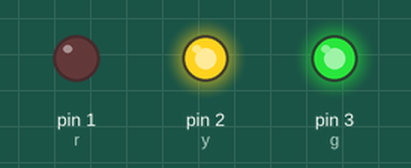
This sketch was run on a simulated Arduino Uno, built with avr-gcc and run on an emulated ATmega328P. Parts: output pins drawn as LEDs (lit = HIGH).

Above: at 2.0 s.
At 5.0 s:
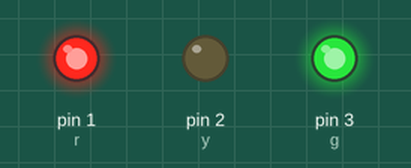
At 7.5 s:
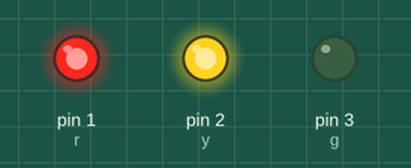
Timing chart, 0 to 11.7 s (numbered marks = the images above):
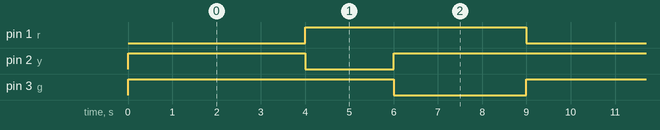

Measured:
- by itself, pin 1 (r): alternates HIGH for 5.0 s and LOW for 4.0 s
- by itself, pin 2 (y): repeats every 9.0 s: LOW 2.0 s, HIGH 7.0 s
- by itself, pin 3 (g): alternates HIGH for 6.0 s and LOW for 3.0 s

The sketch:

tricolor-light.ino
```cpp
uint8_t r = 1;
uint8_t y = 2;
uint8_t g = 3;

void setup() {
  pinMode(r, OUTPUT);
  pinMode(y, OUTPUT);
  pinMode(g, OUTPUT);
}

void loop() {
  digitalWrite(r, LOW);
  digitalWrite(y, HIGH);
  digitalWrite(g, HIGH);

  delay(4000);

  digitalWrite(r, HIGH);
  digitalWrite(y, LOW);
  digitalWrite(g, HIGH);

  delay(2000);

  digitalWrite(r, HIGH);
  digitalWrite(y, HIGH);
  digitalWrite(g, LOW);

  delay(3000);
}
```
